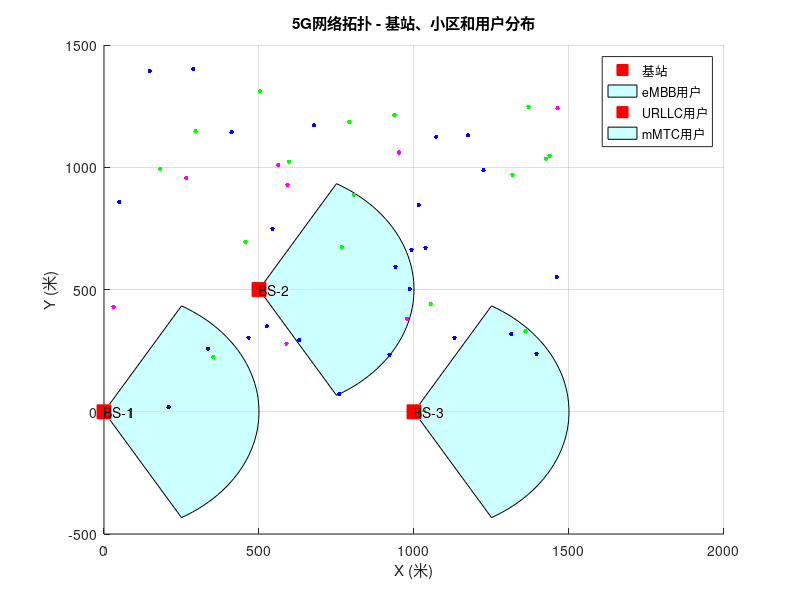

Here is the MATLAB script that generated this plot: (Note: this script raises an error after producing the figure.)
%% 5G网络系统级仿真 - 基站、小区、用户与网络切片 (增强时延计算)
% 该代码模拟了5G网络环境下基站、小区、用户与网络切片的交互
% 增加了详细的时延分析，包括传播时延、处理时延、队列时延等

clear all;
close all;
clc;

%% 仿真参数设置
simTime = 1000;           % 仿真总时长(ms)
timeStep = 1;             % 时间步长(ms)

%% 创建基站
numBS = 3;                % 基站数量
BS = struct('ID', {}, 'Position', {}, 'Frequency', {}, 'Bandwidth', {}, ...
            'TxPower', {}, 'AntennaArray', {}, 'Cells', {}, 'SliceList', {}, ...
            'ProcessingDelay', {});

% 基站参数配置
for i = 1:numBS
    BS(i).ID = i;
    
    % 基站位置 [x, y, z] (米)
    BS(i).Position = [500*(i-1), 500*(mod(i-1,2)), 30];
    
    % 频谱范围 (MHz)
    BS(i).Frequency = 3500 + 100*(i-1);  % 3.5GHz开始
    
    % 带宽 (MHz)
    BS(i).Bandwidth = 100;
    
    % 发射功率 (dBm)
    BS(i).TxPower = 46;
    
    % 天线阵列配置 [水平天线数, 垂直天线数]
    BS(i).AntennaArray = [8, 8];
    
    % 基站处理时延 (ms)
    BS(i).ProcessingDelay = 0.5 + 0.2*rand();  % 0.5-0.7ms
    
    % 初始化小区列表
    BS(i).Cells = [];
    
    % 支持的网络切片列表
    BS(i).SliceList = {'eMBB', 'URLLC', 'mMTC'};
    
    % 为每个基站添加小区
    numCellsPerBS = randi([1, 3]); % 每个基站随机1-3个小区
    
    for j = 1:numCellsPerBS
        % 创建小区
        cell = struct();
        cell.ID = (i-1)*3 + j;    % 小区ID
        cell.SectorAngle = (j-1)*120; % 扇区角度 (120度/扇区)
        cell.SectorRange = 120;   % 扇区范围 (度)
        cell.TiltAngle = 10;      % 下倾角 (度)
        cell.MaxUsers = 100;      % 最大用户数
        cell.ActiveUsers = [];    % 当前活跃用户列表
        cell.PRBCount = 275;      % 物理资源块数量 (100MHz带宽对应275个PRB)
        cell.AllocatedPRBs = 0;   % 已分配的PRB数量
        cell.UplinkQueue = [];    % 上行队列
        cell.DownlinkQueue = [];  % 下行队列
        cell.QueueDelay = 0;      % 队列平均时延
        
        % 添加到基站的小区列表
        BS(i).Cells = [BS(i).Cells, cell];
    end
end

%% 创建用户
numUsers = 50;            % 用户数量
Users = struct('ID', {}, 'Position', {}, 'Velocity', {}, 'SliceType', {}, ...
               'TrafficModel', {}, 'ConnectedCellID', {}, 'DataRate', {}, ...
               'Latency', {}, 'QoSRequirement', {}, 'BufferStatus', {}, ...
               'UEProcessingDelay', {}, 'UplinkData', {}, 'DownlinkData', {}, ...
               'LastTransmissionTime', {}, 'RetransmissionCount', {}, ...
               'DetailedLatency', {});

% 用户类型分布 (eMBB, URLLC, mMTC)
userTypeDist = [0.6, 0.3, 0.1]; % 60% eMBB, 30% URLLC, 10% mMTC
sliceTypes = {'eMBB', 'URLLC', 'mMTC'};

% 用户参数配置
for i = 1:numUsers
    Users(i).ID = i;
    
    % 用户位置 [x, y, z] (米) - 随机分布在1500m x 1500m区域内
    Users(i).Position = [rand()*1500, rand()*1500, 1.5];
    
    % 用户移动速度 [vx, vy, vz] (米/秒)
    speed = rand() * 10;  % 0-10 m/s (0-36 km/h)
    direction = rand() * 2 * pi;  % 随机方向 (0-2π)
    Users(i).Velocity = [speed*cos(direction), speed*sin(direction), 0];
    
    % 分配用户切片类型 (基于分布)
    r = rand();
    cumProb = 0;
    for j = 1:length(userTypeDist)
        cumProb = cumProb + userTypeDist(j);
        if r <= cumProb
            Users(i).SliceType = sliceTypes{j};
            break;
        end
    end
    
    % 根据切片类型设置流量模型和QoS要求
    switch Users(i).SliceType
        case 'eMBB'
            Users(i).TrafficModel = 'FullBuffer';  % 总是有数据传输
            Users(i).QoSRequirement.MinDataRate = 50;  % 最小50Mbps
            Users(i).QoSRequirement.MaxLatency = 100;  % 最大100ms延迟
            Users(i).UEProcessingDelay = 2 + rand();   % 2-3ms
            
        case 'URLLC'
            Users(i).TrafficModel = 'SporadicBurst';  % 突发性流量
            Users(i).QoSRequirement.MinDataRate = 10;  % 最小10Mbps
            Users(i).QoSRequirement.MaxLatency = 1;    % 最大1ms延迟
            Users(i).UEProcessingDelay = 0.1 + 0.1*rand();  % 0.1-0.2ms
            
        case 'mMTC'
            Users(i).TrafficModel = 'Periodic';  % 周期性流量
            Users(i).QoSRequirement.MinDataRate = 0.1;  % 最小0.1Mbps
            Users(i).QoSRequirement.MaxLatency = 1000;  % 最大1000ms延迟
            Users(i).UEProcessingDelay = 1 + rand();    % 1-2ms
    end
    
    % 初始化连接和性能指标
    Users(i).ConnectedCellID = -1;  % 未连接状态
    Users(i).DataRate = 0;
    Users(i).Latency = Inf;
    Users(i).BufferStatus = 0;  % 初始缓冲区为空
    Users(i).UplinkData = 0;    % 上行数据
    Users(i).DownlinkData = 0;  % 下行数据
    Users(i).LastTransmissionTime = 0;
    Users(i).RetransmissionCount = 0;
    
    % 详细时延分析结构
    Users(i).DetailedLatency = struct();
    Users(i).DetailedLatency.PropagationDelay = 0;  % 传播时延
    Users(i).DetailedLatency.ProcessingDelay = 0;   % 处理时延
    Users(i).DetailedLatency.QueueingDelay = 0;     % 队列时延
    Users(i).DetailedLatency.AccessDelay = 0;       % 接入时延
    Users(i).DetailedLatency.ProtocolDelay = 0;     % 协议时延
    Users(i).DetailedLatency.RetransmissionDelay = 0; % 重传时延
    Users(i).DetailedLatency.TotalDelay = 0;        % 总时延
end

%% 初始化性能统计变量
% 按切片类型统计
sliceStats = struct();
for i = 1:length(sliceTypes)
    sliceType = sliceTypes{i};
    sliceStats.(sliceType).AvgDataRate = 0;
    sliceStats.(sliceType).AvgLatency = 0;
    sliceStats.(sliceType).NumUsers = 0;
    sliceStats.(sliceType).SatisfiedUsers = 0;  % QoS满足的用户数
    
    % 详细时延统计
    sliceStats.(sliceType).DetailedLatency = struct();
    sliceStats.(sliceType).DetailedLatency.PropagationDelay = 0;
    sliceStats.(sliceType).DetailedLatency.ProcessingDelay = 0;
    sliceStats.(sliceType).DetailedLatency.QueueingDelay = 0;
    sliceStats.(sliceType).DetailedLatency.AccessDelay = 0;
    sliceStats.(sliceType).DetailedLatency.ProtocolDelay = 0;
    sliceStats.(sliceType).DetailedLatency.RetransmissionDelay = 0;
end

% 整体网络统计
cellCount = sum(arrayfun(@(x) length(x.Cells), BS));
networkStats = struct('AvgDataRate', 0, 'AvgLatency', 0, 'ConnectedUsers', 0, ...
                      'SatisfiedUsers', 0, 'CellLoad', zeros(1, cellCount));

%% 绘制初始网络拓扑
figure('Name', '5G网络拓扑');
hold on;
grid on;
title('5G网络拓扑 - 基站、小区和用户分布');
xlabel('X (米)');
ylabel('Y (米)');

% 绘制基站和小区
for i = 1:numBS
    % 绘制基站
    plot3(BS(i).Position(1), BS(i).Position(2), BS(i).Position(3), 'rs', 'MarkerSize', 10, 'MarkerFaceColor', 'r');
    text(BS(i).Position(1), BS(i).Position(2), BS(i).Position(3)+10, ['BS-', num2str(i)]);
    
    % 绘制小区覆盖范围
    for j = 1:length(BS(i).Cells)
        cell = BS(i).Cells(j);
        
        % 计算扇区边界
        startAngle = cell.SectorAngle - cell.SectorRange/2;
        endAngle = cell.SectorAngle + cell.SectorRange/2;
        angles = linspace(startAngle, endAngle, 50) * pi/180;
        
        % 扇区覆盖范围
        coverage = 500;  % 500米覆盖半径
        
        % 绘制扇区
        x = BS(i).Position(1) + coverage * cos(angles);
        y = BS(i).Position(2) + coverage * sin(angles);
        fill([BS(i).Position(1), x], [BS(i).Position(2), y], 'c', 'FaceAlpha', 0.2);
    end
end

% 绘制用户
userColors = containers.Map(sliceTypes, {'b', 'g', 'm'});
for i = 1:numUsers
    color = userColors(Users(i).SliceType);
    plot(Users(i).Position(1), Users(i).Position(2), '.', 'Color', color, 'MarkerSize', 10);
end

% 添加图例
legend('基站', 'eMBB用户', 'URLLC用户', 'mMTC用户', 'Location', 'Best');

%% 仿真主循环
figure('Name', '实时性能指标', 'Position', [100, 100, 1200, 800]);
dataRateHistory = zeros(length(sliceTypes), round(simTime/timeStep));
latencyHistory = zeros(length(sliceTypes), round(simTime/timeStep));
detailedLatencyHistory = zeros(length(sliceTypes), 6, round(simTime/timeStep)); % 6个时延组件
satisfactionHistory = zeros(length(sliceTypes), round(simTime/timeStep));

for t = 1:timeStep:simTime
    fprintf('仿真时间: %d ms (%.1f%%完成)\n', t, 100*t/simTime);
    
    % 更新用户位置
    for i = 1:numUsers
        % 更新位置
        Users(i).Position = Users(i).Position + Users(i).Velocity * (timeStep/1000);
        
        % 保持在仿真区域内
        Users(i).Position(1) = mod(Users(i).Position(1), 1500);
        Users(i).Position(2) = mod(Users(i).Position(2), 1500);
    end
    
    % 用户小区选择与连接
    for i = 1:numUsers
        % 如果用户未连接或需要重新选择小区
        if Users(i).ConnectedCellID == -1 || mod(t, 100) == 0
            bestRSRP = -Inf;
            bestCellID = -1;
            
            % 遍历所有基站和小区
            for b = 1:numBS
                % 检查基站是否支持用户请求的切片
                if ~ismember(Users(i).SliceType, BS(b).SliceList)
                    continue;
                end
                
                for c = 1:length(BS(b).Cells)
                    cell = BS(b).Cells(c);
                    
                    % 计算用户到基站的距离
                    distance = norm(Users(i).Position - BS(b).Position);
                    
                    % 检查用户是否在小区扇区覆盖范围内
                    userAngle = atan2(Users(i).Position(2) - BS(b).Position(2), ...
                                      Users(i).Position(1) - BS(b).Position(1)) * 180/pi;
                    if userAngle < 0
                        userAngle = userAngle + 360;
                    end
                    
                    angleDiff = abs(mod(userAngle - cell.SectorAngle + 180, 360) - 180);
                    
                    if angleDiff <= cell.SectorRange/2
                        % 计算接收信号强度
                        pathLoss = 128.1 + 37.6 * log10(max(distance, 10)/1000);
                        antennaGain = 14;
                        angleLoss = 12 * (angleDiff / (cell.SectorRange/2))^2;
                        rsrp = BS(b).TxPower + antennaGain - pathLoss - angleLoss;
                        
                        if rsrp > bestRSRP
                            bestRSRP = rsrp;
                            bestCellID = cell.ID;
                        end
                    end
                end
            end
            
            % 更新用户连接
            if bestCellID ~= -1
                % 处理切换
                if Users(i).ConnectedCellID ~= -1
                    [oldBS, oldCellIdx] = findCell(BS, Users(i).ConnectedCellID);
                    if ~isempty(oldBS)
                        oldBS.Cells(oldCellIdx).ActiveUsers = ...
                            oldBS.Cells(oldCellIdx).ActiveUsers(oldBS.Cells(oldCellIdx).ActiveUsers ~= i);
                    end
                end
                
                Users(i).ConnectedCellID = bestCellID;
                [newBS, newCellIdx] = findCell(BS, bestCellID);
                if ~isempty(newBS)
                    newBS.Cells(newCellIdx).ActiveUsers = ...
                        [newBS.Cells(newCellIdx).ActiveUsers, i];
                end
            end
        end
    end
    
    % 生成用户业务和计算详细时延
    for i = 1:numUsers
        if Users(i).ConnectedCellID ~= -1
            [connectedBS, cellIdx] = findCell(BS, Users(i).ConnectedCellID);
            
            % 计算传播时延
            distance = norm(Users(i).Position - connectedBS.Position);
            propagationDelay = distance / (3e8) * 1000;  % 光速传播时延 (ms)
            Users(i).DetailedLatency.PropagationDelay = propagationDelay;
            
            % 计算处理时延
            processingDelay = connectedBS.ProcessingDelay + Users(i).UEProcessingDelay;
            Users(i).DetailedLatency.ProcessingDelay = processingDelay;
            
            % 计算接入时延 (随机接入和调度等待)
            switch Users(i).SliceType
                case 'URLLC'
                    accessDelay = 0.2 + 0.1*rand();  % 0.2-0.3ms
                case 'eMBB'
                    accessDelay = 1 + 2*rand();      % 1-3ms
                case 'mMTC'
                    accessDelay = 5 + 5*rand();      % 5-10ms
            end
            Users(i).DetailedLatency.AccessDelay = accessDelay;
            
            % 计算协议时延 (L1/L2/L3处理)
            switch Users(i).SliceType
                case 'URLLC'
                    protocolDelay = 0.1 + 0.1*rand();  % 0.1-0.2ms
                case 'eMBB'
                    protocolDelay = 0.5 + 0.5*rand();  % 0.5-1ms
                case 'mMTC'
                    protocolDelay = 1 + 1*rand();      % 1-2ms
            end
            Users(i).DetailedLatency.ProtocolDelay = protocolDelay;
            
            % 生成数据
            switch Users(i).TrafficModel
                case 'FullBuffer'
                    Users(i).UplinkData = Users(i).UplinkData + 2;
                    Users(i).DownlinkData = Users(i).DownlinkData + 2;
                    
                case 'SporadicBurst'
                    if rand() < 0.05
                        Users(i).UplinkData = Users(i).UplinkData + 0.5;
                        Users(i).DownlinkData = Users(i).DownlinkData + 0.5;
                    end
                    
                case 'Periodic'
                    if mod(t, 100) == 0
                        Users(i).UplinkData = Users(i).UplinkData + 0.01;
                        Users(i).DownlinkData = Users(i).DownlinkData + 0.01;
                    end
            end
        end
    end
    
    % 处理队列和数据传输
    for b = 1:numBS
        for c = 1:length(BS(b).Cells)
            cell = BS(b).Cells(c);
            activeUsers = cell.ActiveUsers;
            
            if ~isempty(activeUsers)
                % 更新队列时延
                queueSize = length(cell.UplinkQueue) + length(cell.DownlinkQueue);
                queueDelay = queueSize * 0.5;  % 简化模型：每个队列项0.5ms延迟
                
                for u = 1:length(activeUsers)
                    userID = activeUsers(u);
                    Users(userID).DetailedLatency.QueueingDelay = queueDelay;
                    
                    % 计算SINR和数据率
                    distance = norm(Users(userID).Position - BS(b).Position);
                    pathLoss = 128.1 + 37.6 * log10(max(distance, 10)/1000);
                    
                    % 考虑干扰
                    interference = 0;
                    for other_b = 1:numBS
                        if other_b ~= b
                            other_distance = norm(Users(userID).Position - BS(other_b).Position);
                            other_pathLoss = 128.1 + 37.6 * log10(max(other_distance, 10)/1000);
                            interference = interference + 10^((BS(other_b).TxPower - other_pathLoss)/10);
                        end
                    end
                    
                    noise_power = 10^((-174 + 10*log10(BS(b).Bandwidth * 1e6))/10);
                    signal_power = 10^((BS(b).TxPower - pathLoss)/10);
                    sinr_linear = signal_power / (noise_power + interference);
                    sinr_dB = 10*log10(sinr_linear);
                    
                    % 计算误码率
                    switch Users(userID).SliceType
                        case 'URLLC'
                            bler = 0.00001;  % 极低误码率
                        case 'eMBB'
                            bler = 0.001;    % 一般误码率
                        case 'mMTC'
                            bler = 0.01;     % 较高误码率可接受
                    end
                    
                    % 计算重传时延
                    if rand() < bler && t - Users(userID).LastTransmissionTime > 10
                        Users(userID).RetransmissionCount = Users(userID).RetransmissionCount + 1;
                        Users(userID).LastTransmissionTime = t;
                        
                        % 重传时延 (HARQ)
                        switch Users(userID).SliceType
                            case 'URLLC'
                                retransDelay = 1;  % 1ms
                            case 'eMBB'
                                retransDelay = 8;  % 8ms
                            case 'mMTC'
                                retransDelay = 16; % 16ms
                        end
                        Users(userID).DetailedLatency.RetransmissionDelay = retransDelay;
                    else
                        Users(userID).DetailedLatency.RetransmissionDelay = 0;
                    end
                    
                    % 计算谱效率和数据率
                    spectralEfficiency = min(7, log2(1 + sinr_linear));
                    
                    % 分配PRB
                    sliceUsers = activeUsers(strcmp({Users(activeUsers).SliceType}, Users(userID).SliceType));
                    
                    switch Users(userID).SliceType
                        case 'URLLC'
                            prbPerUser = min(20, cell.PRBCount / length(sliceUsers));
                        case 'eMBB'
                            prbPerUser = min(50, cell.PRBCount / length(sliceUsers));
                        case 'mMTC'
                            prbPerUser = min(5, cell.PRBCount / length(sliceUsers));
                    end
                    
                    allocatedBandwidth = prbPerUser * 12 * 15 * 1e3;
                    dataRate = spectralEfficiency * allocatedBandwidth / 1e6;
                    Users(userID).DataRate = dataRate;
                    
                    % 处理数据传输
                    totalData = Users(userID).UplinkData + Users(userID).DownlinkData;
                    transferredData = min(totalData, dataRate * timeStep / 1000);
                    
                    % 分配给上行和下行
                    uplinkTransfer = min(Users(userID).UplinkData, transferredData/2);
                    downlinkTransfer = min(Users(userID).DownlinkData, transferredData - uplinkTransfer);
                    
                    Users(userID).UplinkData = Users(userID).UplinkData - uplinkTransfer;
                    Users(userID).DownlinkData = Users(userID).DownlinkData - downlinkTransfer;
                    
                    % 计算总时延
                    totalLatency = Users(userID).DetailedLatency.PropagationDelay + ...
                                   Users(userID).DetailedLatency.ProcessingDelay + ...
                                   Users(userID).DetailedLatency.QueueingDelay + ...
                                   Users(userID).DetailedLatency.AccessDelay + ...
                                   Users(userID).DetailedLatency.ProtocolDelay + ...
                                   Users(userID).DetailedLatency.RetransmissionDelay;
                    
                    Users(userID).DetailedLatency.TotalDelay = totalLatency;
                    Users(userID).Latency = totalLatency;
                end
            end
        end
    end
    
    % 更新统计
    for s = 1:length(sliceTypes)
        sliceType = sliceTypes{s};
        sliceStats.(sliceType).AvgDataRate = 0;
        sliceStats.(sliceType).AvgLatency = 0;
        sliceStats.(sliceType).NumUsers = 0;
        sliceStats.(sliceType).SatisfiedUsers = 0;
        
        % 重置详细时延统计
        fields = fieldnames(sliceStats.(sliceType).DetailedLatency);
        for f = 1:length(fields)
            sliceStats.(sliceType).DetailedLatency.(fields{f}) = 0;
        end
    end
    
    % 计算统计
    for i = 1:numUsers
        sliceType = Users(i).SliceType;
        
        if Users(i).ConnectedCellID ~= -1
            sliceStats.(sliceType).AvgDataRate = sliceStats.(sliceType).AvgDataRate + Users(i).DataRate;
            sliceStats.(sliceType).AvgLatency = sliceStats.(sliceType).AvgLatency + Users(i).Latency;
            sliceStats.(sliceType).NumUsers = sliceStats.(sliceType).NumUsers + 1;
            
            % 详细时延统计
            sliceStats.(sliceType).DetailedLatency.PropagationDelay = ...
                sliceStats.(sliceType).DetailedLatency.PropagationDelay + Users(i).DetailedLatency.PropagationDelay;
            sliceStats.(sliceType).DetailedLatency.ProcessingDelay = ...
                sliceStats.(sliceType).DetailedLatency.ProcessingDelay + Users(i).DetailedLatency.ProcessingDelay;
            sliceStats.(sliceType).DetailedLatency.QueueingDelay = ...
                sliceStats.(sliceType).DetailedLatency.QueueingDelay + Users(i).DetailedLatency.QueueingDelay;
            sliceStats.(sliceType).DetailedLatency.AccessDelay = ...
                sliceStats.(sliceType).DetailedLatency.AccessDelay + Users(i).DetailedLatency.AccessDelay;
            sliceStats.(sliceType).DetailedLatency.ProtocolDelay = ...
                sliceStats.(sliceType).DetailedLatency.ProtocolDelay + Users(i).DetailedLatency.ProtocolDelay;
            sliceStats.(sliceType).DetailedLatency.RetransmissionDelay = ...
                sliceStats.(sliceType).DetailedLatency.RetransmissionDelay + Users(i).DetailedLatency.RetransmissionDelay;
            
            % 检查QoS满足情况
            if Users(i).DataRate >= Users(i).QoSRequirement.MinDataRate && ...
               Users(i).Latency <= Users(i).QoSRequirement.MaxLatency
                sliceStats.(sliceType).SatisfiedUsers = sliceStats.(sliceType).SatisfiedUsers + 1;
            end
        end
    end
    
    % 计算平均值
    for s = 1:length(sliceTypes)
        sliceType = sliceTypes{s};
        if sliceStats.(sliceType).NumUsers > 0
            sliceStats.(sliceType).AvgDataRate = sliceStats.(sliceType).AvgDataRate / sliceStats.(sliceType).NumUsers;
            sliceStats.(sliceType).AvgLatency = sliceStats.(sliceType).AvgLatency / sliceStats.(sliceType).NumUsers;
            
            % 平均化详细时延
            fields = fieldnames(sliceStats.(sliceType).DetailedLatency);
            for f = 1:length(fields)
                sliceStats.(sliceType).DetailedLatency.(fields{f}) = ...
                    sliceStats.(sliceType).DetailedLatency.(fields{f}) / sliceStats.(sliceType).NumUsers;
            end
        end
        
        % 记录历史数据
        tIdx = round(t/timeStep);
        dataRateHistory(s, tIdx) = sliceStats.(sliceType).AvgDataRate;
        latencyHistory(s, tIdx) = sliceStats.(sliceType).AvgLatency;
        
        % 记录详细时延历史
        detailedLatencyHistory(s, 1, tIdx) = sliceStats.(sliceType).DetailedLatency.PropagationDelay;
        detailedLatencyHistory(s, 2, tIdx) = sliceStats.(sliceType).DetailedLatency.ProcessingDelay;
        detailedLatencyHistory(s, 3, tIdx) = sliceStats.(sliceType).DetailedLatency.QueueingDelay;
        detailedLatencyHistory(s, 4, tIdx) = sliceStats.(sliceType).DetailedLatency.AccessDelay;
        detailedLatencyHistory(s, 5, tIdx) = sliceStats.(sliceType).DetailedLatency.ProtocolDelay;
        detailedLatencyHistory(s, 6, tIdx) = sliceStats.(sliceType).DetailedLatency.RetransmissionDelay;
        
        if sliceStats.(sliceType).NumUsers > 0
            satisfactionHistory(s, tIdx) = sliceStats.(sliceType).SatisfiedUsers / sliceStats.(sliceType).NumUsers * 100;
        else
            satisfactionHistory(s, tIdx) = 0;
        end
    end
    
    % 动态绘制性能指标
    if mod(t, 100) == 0
        clf;
        
        % 绘制时延分解
        subplot(2, 2, 1);
        timeAxis = 1:timeStep:t;
        hold on;
        for s = 1:length(sliceTypes)
            plot(timeAxis, latencyHistory(s, 1:length(timeAxis)), 'LineWidth', 2);
        end
        grid on;
        xlabel('仿真时间 (ms)');
        ylabel('总时延 (ms)');
        title('不同切片的总时延');
        legend(sliceTypes, 'Location', 'Best');
        
        % 绘制时延分解柱状图 (当前时刻)
        subplot(2, 2, 2);
        if sliceStats.(sliceTypes{1}).NumUsers > 0
            delayComponents = {'传播时延', '处理时延', '队列时延', '接入时延', '协议时延', '重传时延'};
            delayMatrix = zeros(length(sliceTypes), 6);
            
            for s = 1:length(sliceTypes)
                sliceType = sliceTypes{s};
                if sliceStats.(sliceType).NumUsers > 0
                    delayMatrix(s, :) = [
                        sliceStats.(sliceType).DetailedLatency.PropagationDelay, ...
                        sliceStats.(sliceType).DetailedLatency.ProcessingDelay, ...
                        sliceStats.(sliceType).DetailedLatency.QueueingDelay, ...
                        sliceStats.(sliceType).DetailedLatency.AccessDelay, ...
                        sliceStats.(sliceType).DetailedLatency.ProtocolDelay, ...
                        sliceStats.(sliceType).DetailedLatency.RetransmissionDelay
                    ];
                end
            end
            
            bar(delayMatrix, 'stacked');
            set(gca, 'XTickLabel', sliceTypes);
            xlabel('切片类型');
            ylabel('时延 (ms)');
            title('时延组成分解');
            legend(delayComponents, 'Location', 'Best', 'FontSize', 8);
        end
        
        % 绘制数据率
        subplot(2, 2, 3);
        hold on;
        for s = 1:length(sliceTypes)
            plot(timeAxis, dataRateHistory(s, 1:length(timeAxis)), 'LineWidth', 2);
        end
        grid on;
        xlabel('仿真时间 (ms)');
        ylabel('平均数据率 (Mbps)');
        title('不同切片的平均数据率');
        legend(sliceTypes, 'Location', 'Best');
        
        % 绘制QoS满足率
        subplot(2, 2, 4);
        hold on;
        for s = 1:length(sliceTypes)
            plot(timeAxis, satisfactionHistory(s, 1:length(timeAxis)), 'LineWidth', 2);
        end
        grid on;
        xlabel('仿真时间 (ms)');
        ylabel('QoS满足率 (%)');
        title('不同切片的QoS满足率');
        legend(sliceTypes, 'Location', 'Best');
        ylim([0, 100]);
        
        drawnow;
    end
end

%% 最终性能分析
fprintf('\n==== 仿真结果总结 ====\n');
fprintf('切片类型\t平均数据率(Mbps)\t平均总时延(ms)\t用户数\tQoS满足率(%%)\n');
for s = 1:length(sliceTypes)
    sliceType = sliceTypes{s};
    fprintf('%s\t\t%.2f\t\t\t%.2f\t\t%d\t%.2f\n', sliceType, ...
            sliceStats.(sliceType).AvgDataRate, sliceStats.(sliceType).AvgLatency, ...
            sliceStats.(sliceType).NumUsers, ...
            100 * sliceStats.(sliceType).SatisfiedUsers / max(1, sliceStats.(sliceType).NumUsers));
end

fprintf('\n==== 详细时延分析 ====\n');
fprintf('切片类型\t传播(ms)\t处理(ms)\t队列(ms)\t接入(ms)\t协议(ms)\t重传(ms)\t总计(ms)\n');
for s = 1:length(sliceTypes)
    sliceType = sliceTypes{s};
    if sliceStats.(sliceType).NumUsers > 0
        fprintf('%s\t\t%.3f\t\t%.3f\t\t%.3f\t\t%.3f\t\t%.3f\t\t%.3f\t\t%.3f\n', ...
                sliceType, ...
                sliceStats.(sliceType).DetailedLatency.PropagationDelay, ...
                sliceStats.(sliceType).DetailedLatency.ProcessingDelay, ...
                sliceStats.(sliceType).DetailedLatency.QueueingDelay, ...
                sliceStats.(sliceType).DetailedLatency.AccessDelay, ...
                sliceStats.(sliceType).DetailedLatency.ProtocolDelay, ...
                sliceStats.(sliceType).DetailedLatency.RetransmissionDelay, ...
                sliceStats.(sliceType).AvgLatency);
    end
end

% 计算整体网络统计
connectedUsers = sum([sliceStats.(sliceTypes{1}).NumUsers, sliceStats.(sliceTypes{2}).NumUsers, sliceStats.(sliceTypes{3}).NumUsers]);
satisfiedUsers = sum([sliceStats.(sliceTypes{1}).SatisfiedUsers, sliceStats.(sliceTypes{2}).SatisfiedUsers, sliceStats.(sliceTypes{3}).SatisfiedUsers]);

fprintf('\n网络整体性能:\n');
fprintf('连接用户数: %d/%d\n', connectedUsers, numUsers);
fprintf('QoS满足率: %.2f%%\n', 100 * satisfiedUsers / max(1, connectedUsers));

%% 绘制时延分解饼图
figure('Name', '时延组成分析');
for s = 1:length(sliceTypes)
    subplot(1, 3, s);
    sliceType = sliceTypes{s};
    
    if sliceStats.(sliceType).NumUsers > 0
        delays = [
            sliceStats.(sliceType).DetailedLatency.PropagationDelay, ...
            sliceStats.(sliceType).DetailedLatency.ProcessingDelay, ...
            sliceStats.(sliceType).DetailedLatency.QueueingDelay, ...
            sliceStats.(sliceType).DetailedLatency.AccessDelay, ...
            sliceStats.(sliceType).DetailedLatency.ProtocolDelay, ...
            sliceStats.(sliceType).DetailedLatency.RetransmissionDelay
        ];
        labels = {'传播时延', '处理时延', '队列时延', '接入时延', '协议时延', '重传时延'};
        
        pie(delays, labels);
        title([sliceType, ' 切片时延组成']);
    end
end

%% 辅助函数 - 查找指定ID的小区
function [bs, cellIdx] = findCell(BSList, cellID)
    bs = [];
    cellIdx = [];
    
    for b = 1:length(BSList)
        for c = 1:length(BSList(b).Cells)
            if BSList(b).Cells(c).ID == cellID
                bs = BSList(b);
                cellIdx = c;
                return;
            end
        end
    end
end